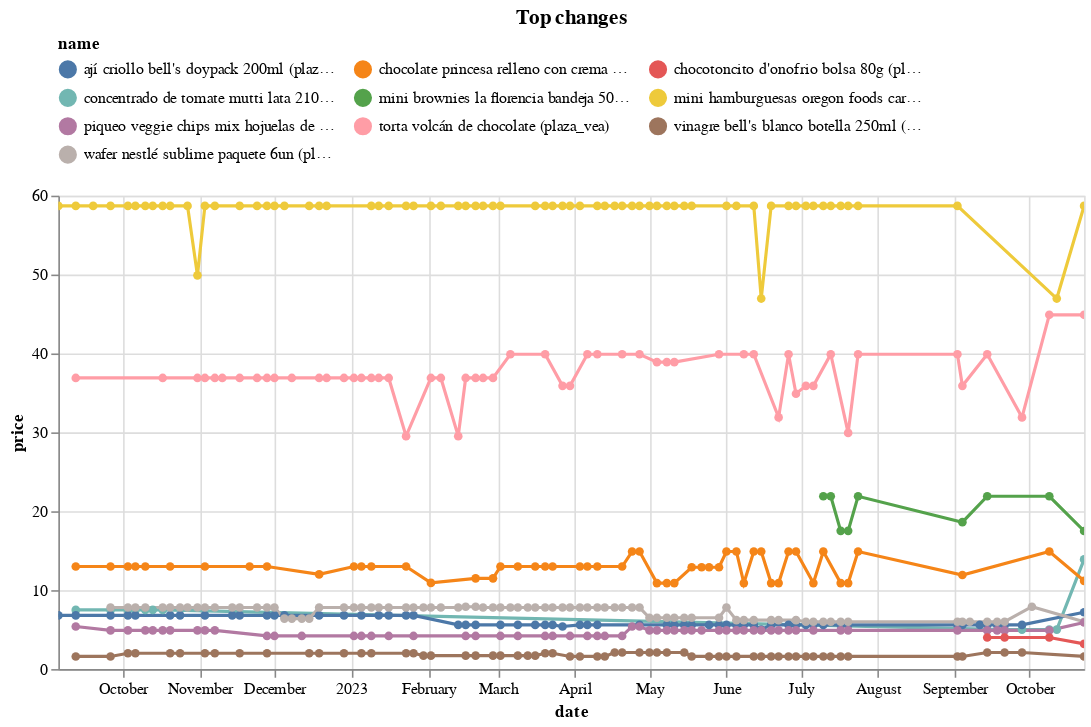

Source (notebook cell):
### Code cell
top_changes.head(10).pipe(plot_changes, 'Top changes')

### Figure 1 — Vega-Lite specification as saved in the notebook (floating-point values rounded to 4 significant figures; data arrays with more than 128 entries replaced by an {"elided": "..."} marker saying what was removed)
{"config": {"view": {"continuousWidth": 300, "continuousHeight": 300}, "legend": {"columns": 3, "orient": "top"}}, "data": {"name": "data-6693d50611a825829018b7c2ba1f5ce4"}, "mark": {"type": "line", "point": true}, "encoding": {"color": {"field": "name", "scale": {"domain": ["ají criollo bell's doypack 200ml (plaza_vea)", "chocolate princesa relleno con crema de maní caja 128g (plaza_vea)", "chocotoncito d'onofrio bolsa 80g (plaza_vea)", "concentrado de tomate mutti lata 210g (plaza_vea)", "mini brownies la florencia bandeja 50un (plaza_vea)", "mini hamburguesas oregon foods carne angus caja 600g (plaza_vea)", "piqueo veggie chips mix hojuelas de vegetales bolsa 125gr (plaza_vea)", "torta volcán de chocolate (plaza_vea)", "vinagre bell's blanco botella 250ml (plaza_vea)", "wafer nestlé sublime paquete 6un (plaza_vea)"]}, "type": "nominal"}, "tooltip": [{"field": "name", "type": "nominal"}, {"field": "price", "type": "quantitative"}, {"field": "last_price", "type": "quantitative"}], "x": {"field": "date", "type": "temporal"}, "y": {"field": "price", "type": "quantitative"}}, "params": [{"name": "param_1", "select": {"type": "point", "fields": ["name"]}, "bind": "legend"}, {"name": "param_2", "select": {"type": "interval", "encodings": ["x", "y"]}, "bind": "scales"}], "title": "Top changes", "transform": [{"filter": {"param": "param_1"}}], "width": 650, "$schema": "https://vega.github.io/schema/vega-lite/v5.15.1.json", "datasets": {"data-6693d50611a825829018b7c2ba1f5ce4": {"elided": "463 records"}}}
